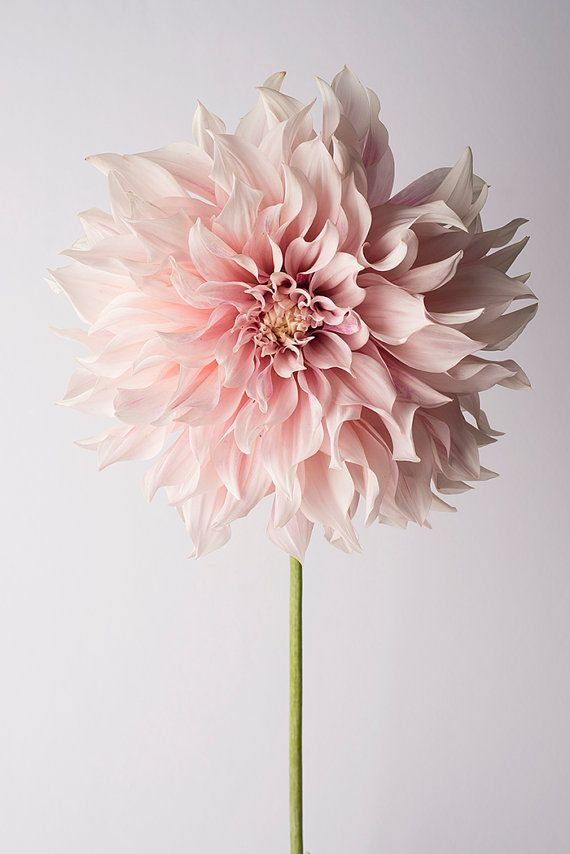
%> input picture histogram/images/4.jpg, 570 x 854 px; its folder holds 6 pictures in this run
$ octave l.m   (GNU Octave 9; MATLAB toolbox functions it lacks are replaced by stand-ins)
%> lines starting %> are read from the running program, lines starting %| are printed output that depends on the picture
dd = dir('images/*.jpg');
for i=1:length(dd)
    A = imread(['images/' dd(i).name]);
%> A is the input picture: size 854x570x3 uint8; mean R, G, B 209.8, 194.9, 195.2
    B = imread('7.jpg');
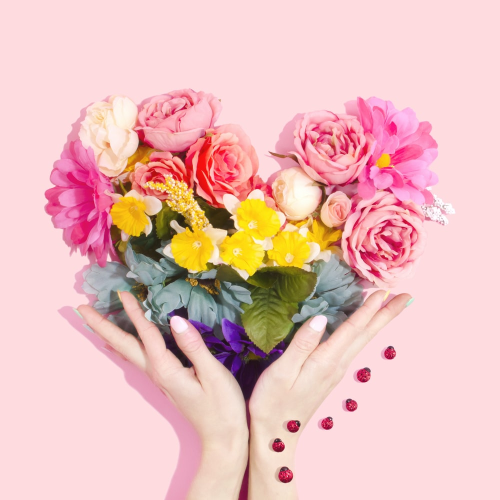
%> input picture histogram/images/7.jpg, 1000 x 1000 px (shown at 1/2 size)
%> B is the input picture: size 1000x1000x3 uint8; mean R, G, B 234.6, 190.8, 188.5

    c=rgb2gray(B);
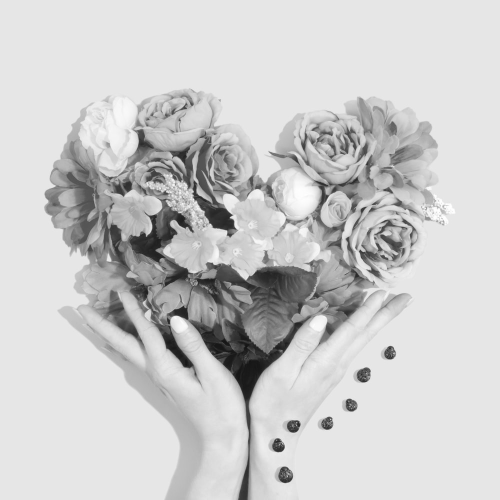
%> c: size 1000x1000 uint8 (shown at 1/2 size); min 17, max 255, mean 203.7

%> (the run ends here)
